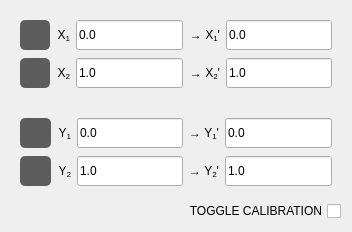
                  <widget class="QFrame" name="calibrationQFrame">
                   <property name="styleSheet">
                    <string notr="true">QPushButton {
	background-color: rgb(93, 93, 93);
	border: 0px solid rgb(52, 59, 72);
	border-radius: 5px;	
	text-align: center;
}</string>
                   </property>
                   <layout class="QVBoxLayout" name="verticalLayout_2">
                    <item>
                     <widget class="QFrame" name="calibrateXGridFrame">
                      <property name="sizePolicy">
                       <sizepolicy hsizetype="Fixed" vsizetype="Fixed">
                        <horstretch>0</horstretch>
                        <verstretch>0</verstretch>
                       </sizepolicy>
                      </property>
                      <property name="minimumSize">
                       <size>
                        <width>330</width>
                        <height>0</height>
                       </size>
                      </property>
                      <property name="maximumSize">
                       <size>
                        <width>320</width>
                        <height>16777215</height>
                       </size>
                      </property>
                      <layout class="QGridLayout" name="gridLayout_10">
                       <property name="topMargin">
                        <number>9</number>
                       </property>
                       <property name="verticalSpacing">
                        <number>8</number>
                       </property>
                       <item row="1" column="3">
                        <widget class="QLabel" name="label_17">
                         <property name="sizePolicy">
                          <sizepolicy hsizetype="Minimum" vsizetype="Preferred">
                           <horstretch>0</horstretch>
                           <verstretch>0</verstretch>
                          </sizepolicy>
                         </property>
                         <property name="text">
                          <string notr="true">&lt;html&gt;&lt;head/&gt;&lt;body&gt;&lt;p align=&quot;right&quot;&gt;→ X&lt;span style=&quot; vertical-align:sub;&quot;&gt;1&lt;/span&gt;'&lt;/p&gt;&lt;/body&gt;&lt;/html&gt;</string>
                         </property>
                        </widget>
                       </item>
                       <item row="1" column="0">
                        <widget class="QPushButton" name="calibrateX1Button">
                         <property name="minimumSize">
                          <size>
                           <width>30</width>
                           <height>30</height>
                          </size>
                         </property>
                         <property name="toolTip">
                          <string notr="true">Calibrate x1, allows selection of coordinate inside plot</string>
                         </property>
                         <property name="text">
                          <string/>
                         </property>
                         <property name="icon">
                          <iconset resource="resources.qrc">
                           <normaloff>:/icons/16x16/cil-at.png</normaloff>:/icons/16x16/cil-at.png</iconset>
                         </property>
                        </widget>
                       </item>
                       <item row="2" column="0">
                        <widget class="QPushButton" name="calibrateX2Button">
                         <property name="minimumSize">
                          <size>
                           <width>30</width>
                           <height>30</height>
                          </size>
                         </property>
                         <property name="toolTip">
                          <string notr="true">Calibrate x2, allows selection of coordinate inside plot</string>
                         </property>
                         <property name="text">
                          <string/>
                         </property>
                         <property name="icon">
                          <iconset resource="resources.qrc">
                           <normaloff>:/icons/16x16/cil-at.png</normaloff>:/icons/16x16/cil-at.png</iconset>
                         </property>
                        </widget>
                       </item>
                       <item row="1" column="1">
                        <widget class="QLabel" name="label_15">
                         <property name="sizePolicy">
                          <sizepolicy hsizetype="Minimum" vsizetype="Preferred">
                           <horstretch>0</horstretch>
                           <verstretch>0</verstretch>
                          </sizepolicy>
                         </property>
                         <property name="text">
                          <string notr="true">&lt;html&gt;&lt;head/&gt;&lt;body&gt;&lt;p align=&quot;right&quot;&gt;X&lt;span style=&quot; vertical-align:sub;&quot;&gt;1&lt;/span&gt;&lt;/p&gt;&lt;/body&gt;&lt;/html&gt;</string>
                         </property>
                        </widget>
                       </item>
                       <item row="2" column="3">
                        <widget class="QLabel" name="label_18">
                         <property name="sizePolicy">
                          <sizepolicy hsizetype="Minimum" vsizetype="Preferred">
                           <horstretch>0</horstretch>
                           <verstretch>0</verstretch>
                          </sizepolicy>
                         </property>
                         <property name="text">
                          <string notr="true">&lt;html&gt;&lt;head/&gt;&lt;body&gt;&lt;p align=&quot;right&quot;&gt;→ X&lt;span style=&quot; vertical-align:sub;&quot;&gt;2&lt;/span&gt;'&lt;/p&gt;&lt;/body&gt;&lt;/html&gt;</string>
                         </property>
                        </widget>
                       </item>
                       <item row="2" column="2">
                        <widget class="CalibrationLineEdit" name="rawX2LineEdit">
                         <property name="sizePolicy">
                          <sizepolicy hsizetype="Preferred" vsizetype="Fixed">
                           <horstretch>0</horstretch>
                           <verstretch>0</verstretch>
                          </sizepolicy>
                         </property>
                         <property name="minimumSize">
                          <size>
                           <width>80</width>
                           <height>30</height>
                          </size>
                         </property>
                         <property name="maximumSize">
                          <size>
                           <width>200</width>
                           <height>16777215</height>
                          </size>
                         </property>
                         <property name="toolTip">
                          <string notr="true"/>
                         </property>
                         <property name="text">
                          <string notr="true">1.0</string>
                         </property>
                        </widget>
                       </item>
                       <item row="2" column="1">
                        <widget class="QLabel" name="label_16">
                         <property name="sizePolicy">
                          <sizepolicy hsizetype="Minimum" vsizetype="Preferred">
                           <horstretch>0</horstretch>
                           <verstretch>0</verstretch>
                          </sizepolicy>
                         </property>
                         <property name="text">
                          <string notr="true">&lt;html&gt;&lt;head/&gt;&lt;body&gt;&lt;p align=&quot;right&quot;&gt;X&lt;span style=&quot; vertical-align:sub;&quot;&gt;2&lt;/span&gt;&lt;/p&gt;&lt;/body&gt;&lt;/html&gt;</string>
                         </property>
                        </widget>
                       </item>
                       <item row="2" column="4">
                        <widget class="CalibrationLineEdit" name="mapX2LineEdit">
                         <property name="sizePolicy">
                          <sizepolicy hsizetype="Preferred" vsizetype="Fixed">
                           <horstretch>0</horstretch>
                           <verstretch>0</verstretch>
                          </sizepolicy>
                         </property>
                         <property name="minimumSize">
                          <size>
                           <width>80</width>
                           <height>30</height>
                          </size>
                         </property>
                         <property name="maximumSize">
                          <size>
                           <width>200</width>
                           <height>16777215</height>
                          </size>
                         </property>
                         <property name="toolTip">
                          <string notr="true"/>
                         </property>
                         <property name="text">
                          <string notr="true">1.0</string>
                         </property>
                        </widget>
                       </item>
                       <item row="1" column="2">
                        <widget class="CalibrationLineEdit" name="rawX1LineEdit">
                         <property name="sizePolicy">
                          <sizepolicy hsizetype="Preferred" vsizetype="Fixed">
                           <horstretch>0</horstretch>
                           <verstretch>0</verstretch>
                          </sizepolicy>
                         </property>
                         <property name="minimumSize">
                          <size>
                           <width>80</width>
                           <height>30</height>
                          </size>
                         </property>
                         <property name="maximumSize">
                          <size>
                           <width>200</width>
                           <height>16777215</height>
                          </size>
                         </property>
                         <property name="toolTip">
                          <string notr="true"/>
                         </property>
                         <property name="text">
                          <string notr="true">0.0</string>
                         </property>
                        </widget>
                       </item>
                       <item row="1" column="4">
                        <widget class="CalibrationLineEdit" name="mapX1LineEdit">
                         <property name="sizePolicy">
                          <sizepolicy hsizetype="Preferred" vsizetype="Fixed">
                           <horstretch>0</horstretch>
                           <verstretch>0</verstretch>
                          </sizepolicy>
                         </property>
                         <property name="minimumSize">
                          <size>
                           <width>80</width>
                           <height>30</height>
                          </size>
                         </property>
                         <property name="maximumSize">
                          <size>
                           <width>200</width>
                           <height>16777215</height>
                          </size>
                         </property>
                         <property name="toolTip">
                          <string notr="true"/>
                         </property>
                         <property name="inputMask">
                          <string/>
                         </property>
                         <property name="text">
                          <string notr="true">0.0</string>
                         </property>
                        </widget>
                       </item>
                      </layout>
                     </widget>
                    </item>
                    <item>
                     <widget class="QFrame" name="calibrateYGridFrame">
                      <property name="sizePolicy">
                       <sizepolicy hsizetype="Fixed" vsizetype="Fixed">
                        <horstretch>0</horstretch>
                        <verstretch>0</verstretch>
                       </sizepolicy>
                      </property>
                      <property name="minimumSize">
                       <size>
                        <width>330</width>
                        <height>0</height>
                       </size>
                      </property>
                      <property name="maximumSize">
                       <size>
                        <width>320</width>
                        <height>16777215</height>
                       </size>
                      </property>
                      <property name="toolTip">
                       <string notr="true"/>
                      </property>
                      <layout class="QGridLayout" name="gridLayout_11">
                       <property name="topMargin">
                        <number>15</number>
                       </property>
                       <property name="verticalSpacing">
                        <number>8</number>
                       </property>
                       <item row="0" column="2">
                        <widget class="CalibrationLineEdit" name="rawY1LineEdit">
                         <property name="sizePolicy">
                          <sizepolicy hsizetype="Preferred" vsizetype="Fixed">
                           <horstretch>0</horstretch>
                           <verstretch>0</verstretch>
                          </sizepolicy>
                         </property>
                         <property name="minimumSize">
                          <size>
                           <width>80</width>
                           <height>30</height>
                          </size>
                         </property>
                         <property name="maximumSize">
                          <size>
                           <width>200</width>
                           <height>16777215</height>
                          </size>
                         </property>
                         <property name="toolTip">
                          <string notr="true"/>
                         </property>
                         <property name="text">
                          <string notr="true">0.0</string>
                         </property>
                        </widget>
                       </item>
                       <item row="0" column="1">
                        <widget class="QLabel" name="label_19">
                         <property name="sizePolicy">
                          <sizepolicy hsizetype="Minimum" vsizetype="Preferred">
                           <horstretch>0</horstretch>
                           <verstretch>0</verstretch>
                          </sizepolicy>
                         </property>
                         <property name="text">
                          <string notr="true">&lt;html&gt;&lt;head/&gt;&lt;body&gt;&lt;p align=&quot;right&quot;&gt;Y&lt;span style=&quot; vertical-align:sub;&quot;&gt;1&lt;/span&gt;&lt;/p&gt;&lt;/body&gt;&lt;/html&gt;</string>
                         </property>
                        </widget>
                       </item>
                       <item row="1" column="1">
                        <widget class="QLabel" name="label_20">
                         <property name="sizePolicy">
                          <sizepolicy hsizetype="Minimum" vsizetype="Preferred">
                           <horstretch>0</horstretch>
                           <verstretch>0</verstretch>
                          </sizepolicy>
                         </property>
                         <property name="text">
                          <string notr="true">&lt;html&gt;&lt;head/&gt;&lt;body&gt;&lt;p align=&quot;right&quot;&gt;Y&lt;span style=&quot; vertical-align:sub;&quot;&gt;2&lt;/span&gt;&lt;/p&gt;&lt;/body&gt;&lt;/html&gt;</string>
                         </property>
                        </widget>
                       </item>
                       <item row="1" column="3">
                        <widget class="QLabel" name="label_22">
                         <property name="sizePolicy">
                          <sizepolicy hsizetype="Minimum" vsizetype="Preferred">
                           <horstretch>0</horstretch>
                           <verstretch>0</verstretch>
                          </sizepolicy>
                         </property>
                         <property name="text">
                          <string notr="true">&lt;html&gt;&lt;head/&gt;&lt;body&gt;&lt;p align=&quot;right&quot;&gt;→ Y&lt;span style=&quot; vertical-align:sub;&quot;&gt;2&lt;/span&gt;'&lt;/p&gt;&lt;/body&gt;&lt;/html&gt;</string>
                         </property>
                        </widget>
                       </item>
                       <item row="0" column="0">
                        <widget class="QPushButton" name="calibrateY1Button">
                         <property name="minimumSize">
                          <size>
                           <width>30</width>
                           <height>30</height>
                          </size>
                         </property>
                         <property name="toolTip">
                          <string notr="true">Calibrate y1, allows selection of coordinate inside plot</string>
                         </property>
                         <property name="text">
                          <string/>
                         </property>
                         <property name="icon">
                          <iconset resource="resources.qrc">
                           <normaloff>:/icons/16x16/cil-at.png</normaloff>:/icons/16x16/cil-at.png</iconset>
                         </property>
                        </widget>
                       </item>
                       <item row="1" column="4">
                        <widget class="CalibrationLineEdit" name="mapY2LineEdit">
                         <property name="sizePolicy">
                          <sizepolicy hsizetype="Preferred" vsizetype="Fixed">
                           <horstretch>0</horstretch>
                           <verstretch>0</verstretch>
                          </sizepolicy>
                         </property>
                         <property name="minimumSize">
                          <size>
                           <width>80</width>
                           <height>30</height>
                          </size>
                         </property>
                         <property name="maximumSize">
                          <size>
                           <width>200</width>
                           <height>16777215</height>
                          </size>
                         </property>
                         <property name="toolTip">
                          <string notr="true"/>
                         </property>
                         <property name="text">
                          <string notr="true">1.0</string>
                         </property>
                        </widget>
                       </item>
                       <item row="1" column="2">
                        <widget class="CalibrationLineEdit" name="rawY2LineEdit">
                         <property name="sizePolicy">
                          <sizepolicy hsizetype="Preferred" vsizetype="Fixed">
                           <horstretch>0</horstretch>
                           <verstretch>0</verstretch>
                          </sizepolicy>
                         </property>
                         <property name="minimumSize">
                          <size>
                           <width>80</width>
                           <height>30</height>
                          </size>
                         </property>
                         <property name="maximumSize">
                          <size>
                           <width>200</width>
                           <height>16777215</height>
                          </size>
                         </property>
                         <property name="toolTip">
                          <string notr="true"/>
                         </property>
                         <property name="text">
                          <string notr="true">1.0</string>
                         </property>
                        </widget>
                       </item>
                       <item row="0" column="4">
                        <widget class="CalibrationLineEdit" name="mapY1LineEdit">
                         <property name="sizePolicy">
                          <sizepolicy hsizetype="Preferred" vsizetype="Fixed">
                           <horstretch>0</horstretch>
                           <verstretch>0</verstretch>
                          </sizepolicy>
                         </property>
                         <property name="minimumSize">
                          <size>
                           <width>80</width>
                           <height>30</height>
                          </size>
                         </property>
                         <property name="maximumSize">
                          <size>
                           <width>200</width>
                           <height>16777215</height>
                          </size>
                         </property>
                         <property name="toolTip">
                          <string notr="true"/>
                         </property>
                         <property name="text">
                          <string notr="true">0.0</string>
                         </property>
                        </widget>
                       </item>
                       <item row="0" column="3">
                        <widget class="QLabel" name="label_21">
                         <property name="sizePolicy">
                          <sizepolicy hsizetype="Minimum" vsizetype="Preferred">
                           <horstretch>0</horstretch>
                           <verstretch>0</verstretch>
                          </sizepolicy>
                         </property>
                         <property name="text">
                          <string notr="true">&lt;html&gt;&lt;head/&gt;&lt;body&gt;&lt;p align=&quot;right&quot;&gt;→ Y&lt;span style=&quot; vertical-align:sub;&quot;&gt;1&lt;/span&gt;'&lt;/p&gt;&lt;/body&gt;&lt;/html&gt;</string>
                         </property>
                        </widget>
                       </item>
                       <item row="1" column="0">
                        <widget class="QPushButton" name="calibrateY2Button">
                         <property name="minimumSize">
                          <size>
                           <width>30</width>
                           <height>30</height>
                          </size>
                         </property>
                         <property name="toolTip">
                          <string notr="true">Calibrate y2, allows selection of coordinate inside plot</string>
                         </property>
                         <property name="text">
                          <string/>
                         </property>
                         <property name="icon">
                          <iconset resource="resources.qrc">
                           <normaloff>:/icons/16x16/cil-at.png</normaloff>:/icons/16x16/cil-at.png</iconset>
                         </property>
                        </widget>
                       </item>
                      </layout>
                     </widget>
                    </item>
                    <item>
                     <widget class="QCheckBox" name="calibratedCheckBox">
                      <property name="sizePolicy">
                       <sizepolicy hsizetype="Preferred" vsizetype="Fixed">
                        <horstretch>0</horstretch>
                        <verstretch>0</verstretch>
                       </sizepolicy>
                      </property>
                      <property name="layoutDirection">
                       <enum>Qt::RightToLeft</enum>
                      </property>
                      <property name="text">
                       <string notr="true">TOGGLE CALIBRATION</string>
                      </property>
                     </widget>
                    </item>
                   </layout>
                  </widget>
